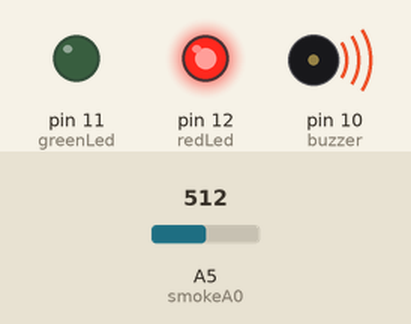
Recording of a sketch running on a simulated Arduino Uno, built with avr-gcc and run on an emulated ATmega328P. Parts: output pins drawn as LEDs (lit = HIGH), buzzer (waves = sounding). Inputs (shaded band) come from the test bench; at power-on: A5 (smokeA0) = 512. The modem accepts every AT command (registered, SIM ready, sends succeed) and sends nothing else; what the sketch prints to the serial monitor is not drawn.

Above: at 2.1 s.
At 27.4 s:
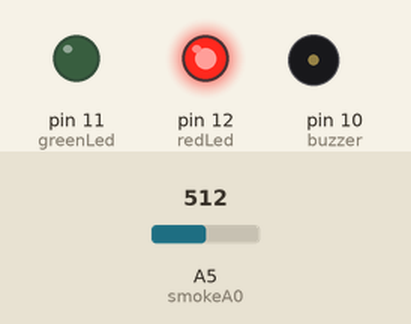
Timing chart, 0 to 60.2 s (numbered marks = the images above):
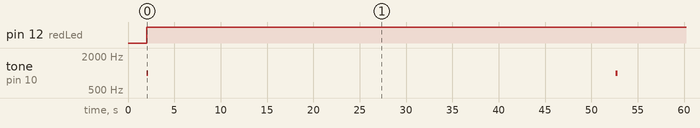

Measured:
- by itself, pin 12 (redLed): LOW → HIGH at 2.0 s
- by itself, tone on pin 10 (buzzer): alternates 1000 Hz for 0.20 s and silent for 50.4 s

The sketch:

gas_leakage_with_gsm_and_IoT.ino
```cpp
#include <SoftwareSerial.h>   //Header file to create RX & Tx
#include<stdlib.h>
float field1;
String apiKey = "9E0THDDMCKVVMMRF";
SoftwareSerial serial1(2, 3); // RX, TX - connect Rx of Esp8266 - 3, Tx - 2
SoftwareSerial serial2(0, 1);
// this runs once
int redLed = 12;
int greenLed = 11;
int buzzer = 10;
int smokeA0 = A5;
int servopin = 1500;
// Your threshold value
int sensorThres = 300;
void setup()
{
  // put your setup code here, to run once:
pinMode(redLed, OUTPUT);
  pinMode(greenLed, OUTPUT);
  pinMode(buzzer, OUTPUT);
  pinMode(smokeA0, INPUT);
   pinMode(servopin, OUTPUT);
   Serial.begin(115200);       //Baud rate for serial communication
  // enable software serial
  serial1.begin(115200);    // Baud rate for ESP8266
  serial1.println("AT");
  delay(500);
  serial1.println("AT+RST");    //RESET
  delay(500);
  serial1.println("AT+CWMODE=1");   //Station
  delay(500);
  // ("AT+CWJAP=\"ssid\",\"password\"");
  serial1.println("AT+CWJAP=\"OPPO A37fw\",\"12345678\"");
  delay(500);
}

void loop() {
int analogSensor = analogRead(smokeA0);
field1 = analogSensor;

  Serial.print("Pin A0: ");
  Serial.println(analogSensor);
  // Checks if it has reached the threshold value
  if (analogSensor > sensorThres)
  {
    digitalWrite(redLed, HIGH);
    digitalWrite(greenLed, LOW);
    tone(buzzer, 1000, 200);
    digitalWrite(servopin, HIGH);
    serial2.println("AT+CMGF=1");    //Sets the GSM Module in Text Mode
    delay(1000);  // Delay of 1000 milli seconds or 1 second
    serial2.println("AT+CMGS=\"+8248041948\"\r"); // Replace x with mobile number
    delay(1000);
    serial2.println("GAS LEAKING!!!");// The SMS text you want to send
    delay(100);
    serial2.println((char)26);// ASCII code of CTRL+Z
    delay(1000);
    serial2.println("AT");
    serial2.print("ATD");
    serial2.print("+918248041948");
    serial2.println(";");
    delay(45000);
    serial2.println("ATH");
  }
  else
  {
    digitalWrite(redLed, LOW);
    digitalWrite(greenLed, HIGH);
    digitalWrite(servopin, LOW);
    noTone(buzzer);
    delay(1000);
    serial2.println("AT+CMGF=1");    //Sets the GSM Module in Text Mode
    delay(1000);  // Delay of 1000 milli seconds or 1 second
    serial2.println("AT+CMGS=\"+918248041948\"\r"); // Replace x with mobile number
    delay(3000);
    serial2.println("I am SMS from GSM Module NO LEAKAGE");// The SMS text you want to send
    delay(3000);
    serial2.println((char)26);// ASCII code of CTRL+Z
    delay(1000);
    serial2.println("AT");
    serial2.print("ATD");
    serial2.print("+918248041948");
    serial2.println(";");
    delay(45000);
    serial2.println("ATH");
  }
   delay(500);
  // TCP connection
  // AT+CIPSTART = <type>,<addr>,<port>
  String cmd = "AT+CIPSTART=\"TCP\",\"";
  cmd += "184.106.153.149"; // api.thingspeak.com
  cmd += "\",80";
  serial1.println(cmd);
  Serial.println(cmd);
  if(serial1.find("error"))
  {
    Serial.println("AT+CIPSTART error");
    return;
  }

  //GET https://api.thingspeak.com/update?api_key=TMWR47CL9G5PTZHM&field1=0&field2=0
  //GET /update?api_key=TMWR47CL9G5PTZHM&field1=31&field2=73
  String getStr = "GET /update?api_key=";
  getStr += apiKey;
  getStr +="&field1=";
  getStr += String(field1);
  getStr += "\r\n\r\n";
  // send data length
  cmd = "AT+CIPSEND=";        // Sending data
  cmd += String(getStr.length());
  serial1.println(cmd);
  Serial.println(cmd);

  if(serial1.find(">")){
    serial1.print(getStr);
    Serial.print(getStr);
  }
  else{
    serial1.println("AT+CIPCLOSE");  // Closing TCP Connection
    // alert user
    Serial.println("AT+CIPCLOSE");
  }
  // thingspeak needs 5-10 sec delay between updates
  delay(1000);
}
```
